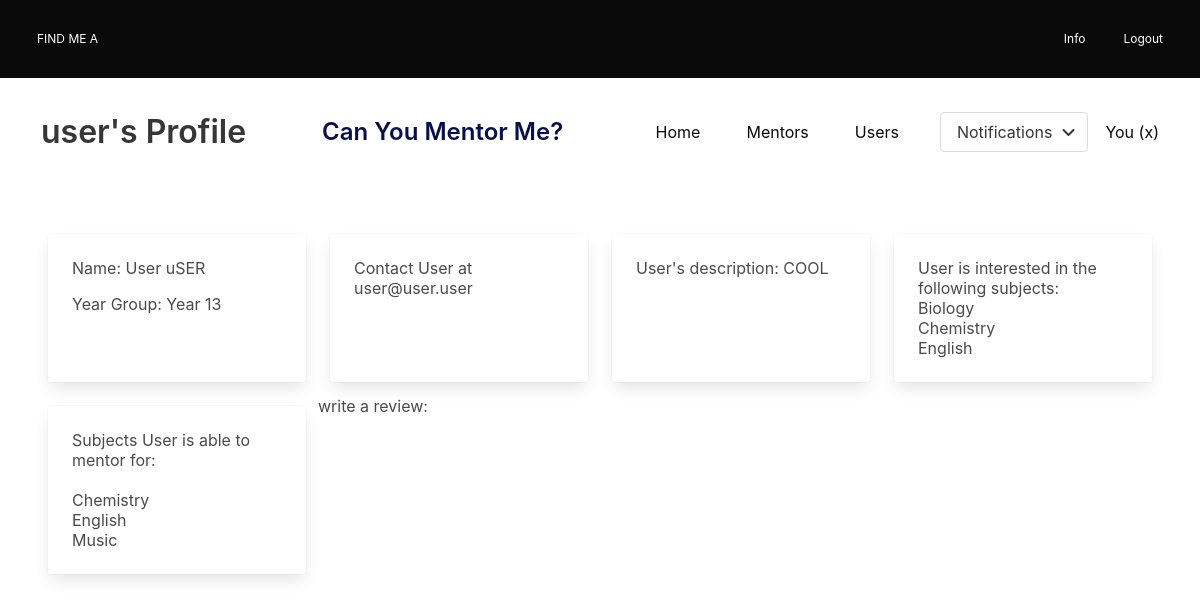
Screenshot of /FindMeA/userprofile?user=user (signed in) with the database file from the repository.
### FindMeA/models.py (models this page shows)
class UserProfile(models.Model):
    first_name = models.TextField(default="")
    second_name = models.TextField(default="")
    email_address = models.TextField(max_length=50)
    user = models.ForeignKey(User, on_delete=models.CASCADE)
    mentoring = models.TextField(default="No")
    mentor_subjects = models.ManyToManyField(Interest, related_name="mentor_subjects")
    description = models.TextField(max_length=500, default = "")
    user_interests = models.ManyToManyField(Interest, related_name="user_interests")
    year_group = models.TextField(default="")

class Interest(models.Model):
    interest_text = models.CharField(max_length=200)
    def __str__(self):
        return (self.interest_text)

### FindMeA/views.py (the view)
# urls.py: path("userprofile", views.userprofile, name="userprofile"),
def userprofile(request):
    user_name = request.GET['user']
    uid = User.objects.get(username=user_name).id
    userobjects=UserProfile.objects.get(user=uid)
    email = userobjects.email_address
    userlogged = request.user
    mentoring = userobjects.mentoring
    mentor_subjects = userobjects.mentor_subjects.all()
    description = userobjects.description
    first_name = userobjects.first_name
    second_name = userobjects.second_name
    year_group = userobjects.year_group
    user_interests = userobjects.user_interests.all()
    print(user_interests)
    notifications = Notification.objects.filter(recipient=userlogged)
    print(notifications)
    if not request.user.is_authenticated:
        return load_login_page(request)
    return render(request, 'FindMeA/userprofile.html', {"notifications":notifications, "userlogged":userlogged, "year_group":year_group, "mentor_subjects":mentor_subjects, "user_name":user_name, "email":email, "description":description, "mentoring":mentoring, "first_name":first_name, "second_name":second_name, "user_interests":user_interests})

### FindMeA/templates/FindMeA/userprofile.html (shortened to what this page needs)
<!DOCTYPE html>
<html>
<head>
    <link rel="stylesheet" href="https://cdn.jsdelivr.net/npm/bulma@0.9.3/css/bulma.min.css">
</head>
<body has-background-primary>
    <section class="hero is-small has-background-black">
        <div class="hero-body">
            <nav class = "level">
                <div class="level-left">
                    <div class="level-item">
                        <a class = "button is-black is-small" href="/FindMeA/homepage">FIND ME A</a>
                    </div>
                </div>
                <div class="level-right">
                    <div class="level-item">
                        <a class = "button is-black is-small" href="/FindMeA/splashpage">Info</a>
                    </div>
                    <div class="level-item">
                        <a class = "button is-black is-small" href="/FindMeA/">Logout</a>
                    </div>
                </div>
            </nav>
        </div>
    </section>
    <section class="hero is-small has-background-white">
        <div class="hero-body">
            <nav class="level">
                <div class="level-left">
                    <div class="level-item">
                        <a class = "button is-white" href="/FindMeA/homepage"><p class="title is-3">
                            {% if userlogged == user_name %}
                            Your Profile
                            {% else %}
                            {{user_name}}'s Profile
                            {% if mentoring == "yes" %}
                            <p class = "subtitle is-5"><a class = "button is-small is-white is-large has-text-weight-semibold" style = "color:#08104b;"href="/FindMeA/mentorme?user={{user_name}}">Can You Mentor Me?</a></p>
                            {% endif %}
                            {% endif %}</p></a>
                    </div>
                </div>
                <div class="level-right">
                    <p class="level-item"><a class = "button is-white" href="/FindMeA/homepage">Home</a></p>
                    <p class="level-item"><a class = "button is-white" href="/FindMeA/findsomeone">Mentors</a></p>
                    <p class="level-item"><a class = "button is-white" href="/FindMeA/browseusers">Users</a></p>
                    <p class="level-item">
                        <div class="dropdown is-hoverable">
                            <div class="dropdown-trigger">
                                <button class="button" aria-haspopup="true" aria-controls="dropdown-menu2">
                                    <span>Notifications</span>
                                    <span class="icon is-small">
                                        <i class="fas fa-angle-down" aria-hidden="true"></i>
                                    </span>
                                </button>
                            </div>
                        </div>
                        </p>
                    {% if userlogged == user_name %}
                    <p class="level-item"><strong><a class="button is-white" href="/FindMeA/userprofile?user={{userlogged}}">You ({{userlogged}})</a></strong></p>
                    {% else %}
                    <p class="level-item"><a class="button is-white" href="/FindMeA/userprofile?user={{userlogged}}">You ({{userlogged}})</a></p>
                    {% endif %}
                  </div>
                </nav>
        </div>
    </section>
    <section class="section">
        <div class="columns is-multiline">
            <div class="column is-one-quarter">
                <div class="card h-same is-halfheight">
                    <div class="card-content">
                        <div class="content">
                            <p class = "subtitle is-6">Name: {{first_name}} {{second_name}}</p>
                            <p class = "subtitle is-6">Year Group: {{year_group}}</p>
                        </div>
                    </div>
                </div>
            </div>
                <br>
            <div class="column is-one-quarter">
                <div class="card h-same is-halfheight">
                    <div class="card-content">
                        <div class="content">
                            <p class = "subtitle is-6">Contact {{first_name}} at {{email}}</p>
                        </div>
                    </div>
                </div>
            </div>
            <div class="column is-one-quarter">
                <div class="card h-same is-halfheight">
                    <div class="card-content">
                        <div class="content">
                            <p class = "subtitle is-6">{{first_name}}'s description: {{description}}</p>
                        </div>
                    </div>
                </div>
            </div>
            <div class="column is-one-quarter">
                <div class="card h-same is-halfheight">
                    <div class="card-content">
                        <div class="content">
                            <p class = "subtitle is-6">{{first_name}} is interested in the following subjects:<br>
                            {% for interest in user_interests %}
                                {{interest}}<br>
                                {% endfor %}
                            </p>
                        </div>
                    </div>
                </div>
            </div>
            <div class="column is-one-quarter">
                <div class="card h-same is-halfheight">
                    <div class="card-content">
                        <div class="content">
                            <p class = "subtitle is-6">{% if mentoring == "yes" %}
                            Subjects {{first_name}} is able to mentor for:<br>
                            {% for subject in mentor_subjects %}<br>
                            {{subject}}
                            {% endfor %}
                            {% else %}
                            {{first_name}} is not able to mentor
                            {% endif %}
                            </p>
                        </div>
                    </div>
                </div>
            </div>
            {% if mentoring == "yes" %}
            <p>write a review:</p>
            {% endif %}
        </div>
</body>
</html>

### FindMeA/templates/FindMeA/userprofile.html (style rules this page uses)
.h-same { height:100%; display: flex; flex-direction: column; }

### rows the page displays
UserProfile: first_name "User", second_name "uSER", year_group "Year 13", email_address "user@user.user", description "COOL"
Interest: interest_text "Biology"
Interest: interest_text "Chemistry"
Interest: interest_text "English"
Interest: interest_text "Music"

### other values shown
{{ user_name }} "user"
{{ userlogged }} "x"
